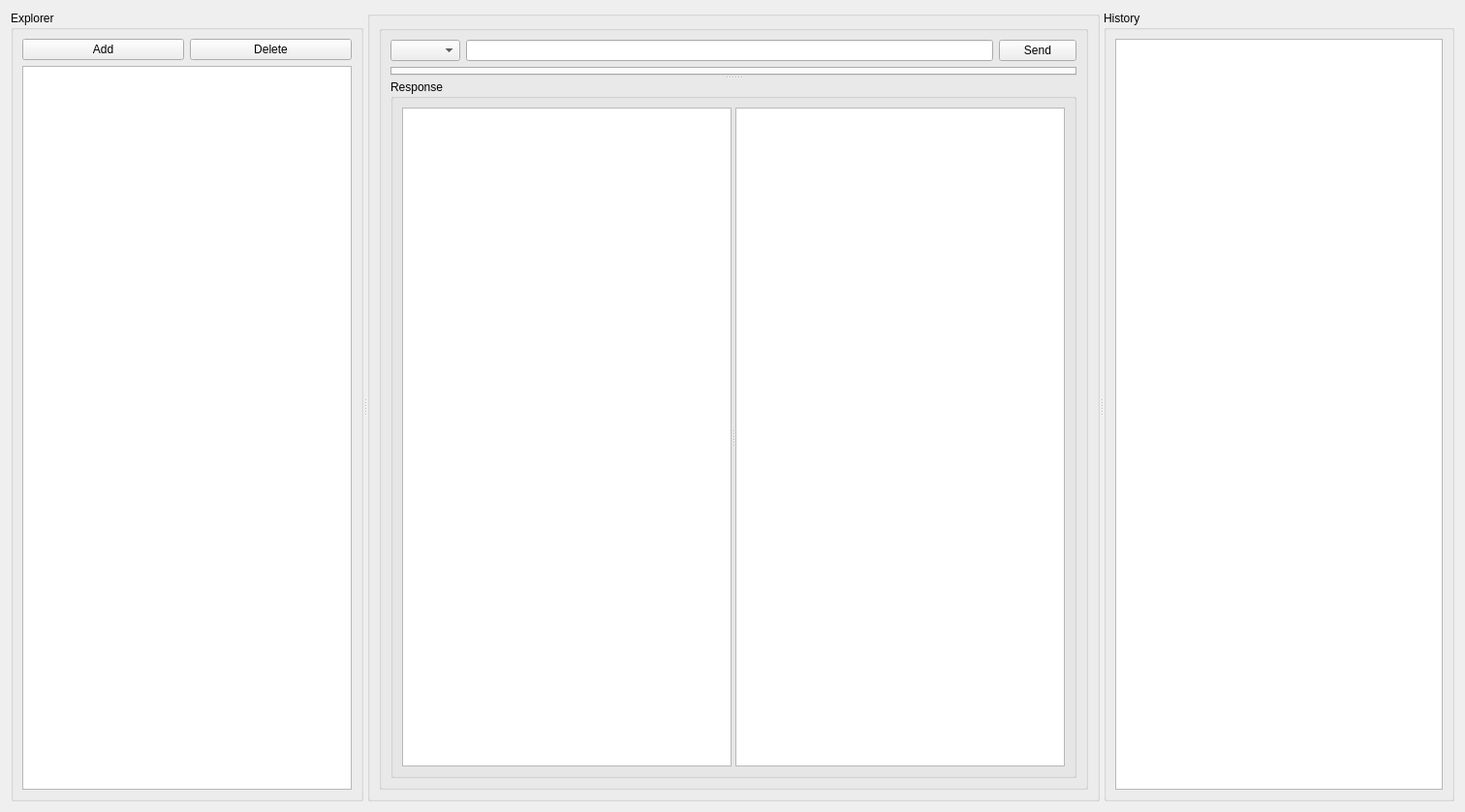
<?xml version="1.0" encoding="UTF-8"?>
<ui version="4.0">
 <class>Form</class>
 <widget class="QWidget" name="Form">
  <property name="geometry">
   <rect>
    <x>0</x>
    <y>0</y>
    <width>1512</width>
    <height>838</height>
   </rect>
  </property>
  <property name="windowTitle">
   <string>Form</string>
  </property>
  <layout class="QVBoxLayout" name="verticalLayout_7">
   <item>
    <widget class="QSplitter" name="splitter_5">
     <property name="orientation">
      <enum>Qt::Horizontal</enum>
     </property>
     <widget class="QGroupBox" name="groupBox_5">
      <property name="title">
       <string>Explorer</string>
      </property>
      <layout class="QVBoxLayout" name="verticalLayout_3">
       <item>
        <layout class="QGridLayout" name="gridLayout">
         <item row="0" column="0">
          <widget class="QPushButton" name="pb_create_request">
           <property name="text">
            <string>Add</string>
           </property>
          </widget>
         </item>
         <item row="0" column="1">
          <widget class="QPushButton" name="pb_delete_request">
           <property name="text">
            <string>Delete</string>
           </property>
          </widget>
         </item>
        </layout>
       </item>
       <item>
        <widget class="QTreeView" name="tree_view_explorer"/>
       </item>
      </layout>
     </widget>
     <widget class="QSplitter" name="splitter_2">
      <property name="orientation">
       <enum>Qt::Horizontal</enum>
      </property>
      <widget class="QGroupBox" name="groupBox">
       <property name="title">
        <string/>
       </property>
       <layout class="QVBoxLayout" name="verticalLayout_4">
        <item>
         <widget class="QSplitter" name="splitter">
          <property name="orientation">
           <enum>Qt::Vertical</enum>
          </property>
          <widget class="QGroupBox" name="groupBox_3">
           <property name="title">
            <string/>
           </property>
           <layout class="QVBoxLayout" name="verticalLayout_2">
            <item>
             <layout class="QHBoxLayout" name="horizontalLayout">
              <item>
               <widget class="QComboBox" name="cbox_request_type"/>
              </item>
              <item>
               <widget class="QLineEdit" name="le_url"/>
              </item>
              <item>
               <widget class="QPushButton" name="pb_send">
                <property name="text">
                 <string>Send</string>
                </property>
               </widget>
              </item>
             </layout>
            </item>
            <item>
             <widget class="QSplitter" name="splitter_4">
              <property name="orientation">
               <enum>Qt::Vertical</enum>
              </property>
              <widget class="QTabWidget" name="tabwidget_req_settings">
               <property name="currentIndex">
                <number>-1</number>
               </property>
              </widget>
              <widget class="QGroupBox" name="groupBox_2">
               <property name="title">
                <string>Response</string>
               </property>
               <layout class="QVBoxLayout" name="verticalLayout">
                <item>
                 <widget class="QSplitter" name="splitter_3">
                  <property name="orientation">
                   <enum>Qt::Horizontal</enum>
                  </property>
                  <widget class="QListWidget" name="list_widget_responses"/>
                  <widget class="QTextEdit" name="te_response_json">
                   <property name="readOnly">
                    <bool>true</bool>
                   </property>
                  </widget>
                 </widget>
                </item>
               </layout>
              </widget>
             </widget>
            </item>
           </layout>
          </widget>
         </widget>
        </item>
       </layout>
      </widget>
      <widget class="QWidget" name="verticalLayoutWidget">
       <layout class="QVBoxLayout" name="verticalLayout_5">
        <item>
         <widget class="QGroupBox" name="groupBox_4">
          <property name="title">
           <string>History</string>
          </property>
          <layout class="QVBoxLayout" name="verticalLayout_6">
           <item>
            <widget class="QListWidget" name="list_widget_history"/>
           </item>
          </layout>
         </widget>
        </item>
       </layout>
      </widget>
     </widget>
    </widget>
   </item>
  </layout>
 </widget>
 <resources/>
 <connections/>
</ui>
